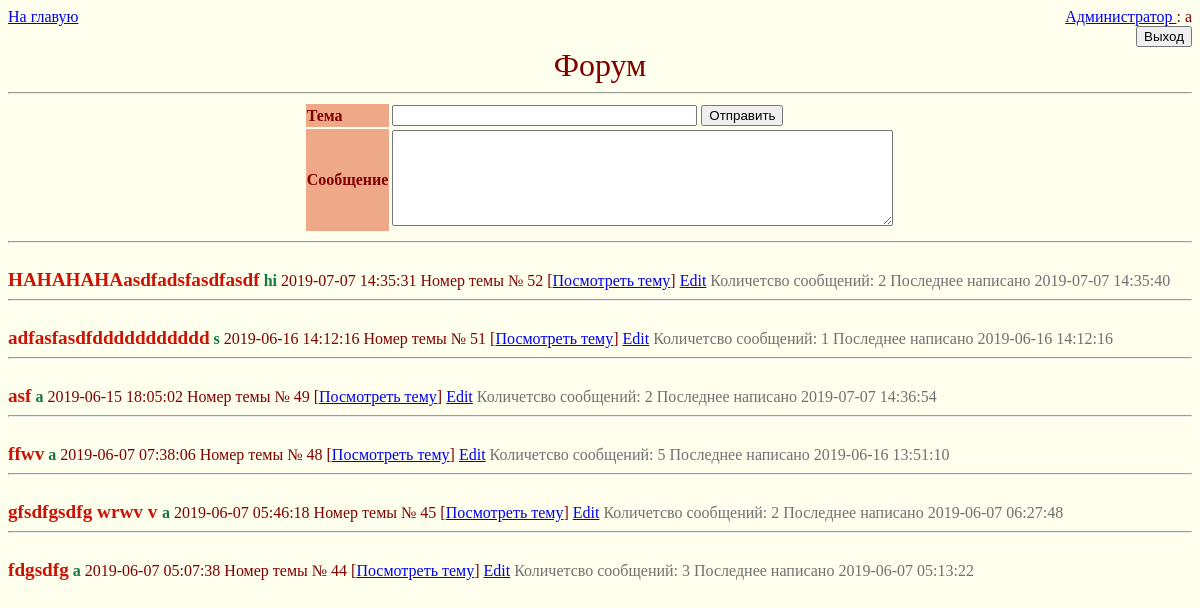
The app's page / (signed in) with its own data.
### tables this page shows
CREATE TABLE thread (id integer PRIMARY KEY AUTOINCREMENT, author varchar (30) REFERENCES user (login), date datetime, title VARCHAR (100));

### view.py (the view)
@app.route('/')
def root():
    if 'user' not in session:
        return redirect(url_for('login'), code=303)
    user        = session['user']
    db          = sqlite3.connect(DB)
    cur         = db.cursor()
    editable    = False
    t1          = datetime.utcnow()
    thread      = cur.execute('SELECT count(*), max(messages.date) as lastmsg, thread.id, thread.author, thread.date, thread.title FROM thread INNER JOIN messages ON thread.id = messages.thread_id GROUP BY thread.id ORDER BY thread.date DESC').fetchall()
    perm        = cur.execute('SELECT perm from users where login=?', [user]).fetchone()
    permission  = perm[0] == "Администратор"
    data        = []
    for t in thread:
        rec         = MsgData()
        rec.id      = t[2]
        rec.author  = t[3]
        rec.date    = datetime.strptime(t[4], "%Y-%m-%d %H:%M:%S")
        rec.title   = t[5]
        rec.row     = t[0]
        rec.last    = t[1]
        difference  = t1 - rec.date
        rec.editable = (difference.total_seconds() < 1800 and rec.author == user) or permission
        data.append(rec)
    return render_template('index.html', perm=permission, user=user, thread=data)

### templates/index.html (shortened to what this page needs)
{% extends 'base.html' %}
{% block content %}
<div class="logo">Форум</div>
<hr />
    <div class="postarea">
        <form id="postform" action="/do_thread" method="post">
            <table width="1%">
                <tbody>
                    <tr>
                        <td class="postblock">Тема</td>
                        <td>
                            <input type="text" name='title' size="35" />
                            <input type="submit" value="Отправить" />
                        </td>
                    </tr>
                    <tr>
                        <td class="postblock">Сообщение</td>
                        <td>
                            <textarea cols="60" name='content' rows="6"></textarea>
                        </td>
                    </tr>
                </tbody>
            </table>
        </form>
    </div>
{% for t in thread %}
    <hr />
    <div id="thread-{{ t.id }}">
        <br />
        <label>
            <span class="filetitle"> {{ t.title }}</span>
            <span class="postername"> {{ t.author }}</span>
            {{ t.date }}
        </label>
        Номер темы &#x2116; {{ t.id }}
        [<a href="/thread/{{ t.id }}">Посмотреть тему</a>]
        {% if t.editable  %}
            <a href="/edit_thread/{{ t.id }}">Edit</a>
        {% endif %}
        <span class="omittedposts">
		Количетсво сообщений: {{ t.row }}
        {% if t.last == None %}
        {% else %}
            Последнее написано {{ t.last }}
        {% endif %}
	</span>
    </div>
{% endfor %}
{% endblock %}

### static/css/global.css (style rules this page uses)
body { margin: 0; padding: 8px; margin-bottom: auto; }
form { margin-bottom: 0px }
.postarea { text-align: center }
.postarea table { margin: 0px auto; text-align: left }

### static/css/theme.css (style rules this page uses)
html, body { background:#FFFFEE; color:#800000; }
a { color:#0000EE; }
.logo { clear:both; text-align:center; font-size:2em; color:#800000; width:100%; }
.postblock { background:#EEAA88; color:#800000; font-weight:800; }
.filetitle { background:inherit; font-size:1.2em; color:#CC1105; font-weight:800; }
.postername { color:#117743; font-weight:bold; }
.omittedposts { color:#707070; }

### records on screen
thread: title "HAHAHAHAasdfadsfasdfasdf", author "hi", date "2019-07-07 14:35:31", id "52", row "2", last "2019-07-07 14:35:40"
thread: title "adfasfasdfddddddddddd", author "s", date "2019-06-16 14:12:16", id "51", row "1", last "2019-06-16 14:12:16"
thread: title "asf", author "a", date "2019-06-15 18:05:02", id "49", row "2", last "2019-07-07 14:36:54"
thread: title "ffwv", author "a", date "2019-06-07 07:38:06", id "48", row "5", last "2019-06-16 13:51:10"
thread: title "gfsdfgsdfg wrwv v", author "a", date "2019-06-07 05:46:18", id "45", row "2", last "2019-06-07 06:27:48"
thread: title "fdgsdfg", author "a", date "2019-06-07 05:07:38", id "44", row "3", last "2019-06-07 05:13:22"

### other values on screen
{{ user }} "a"
